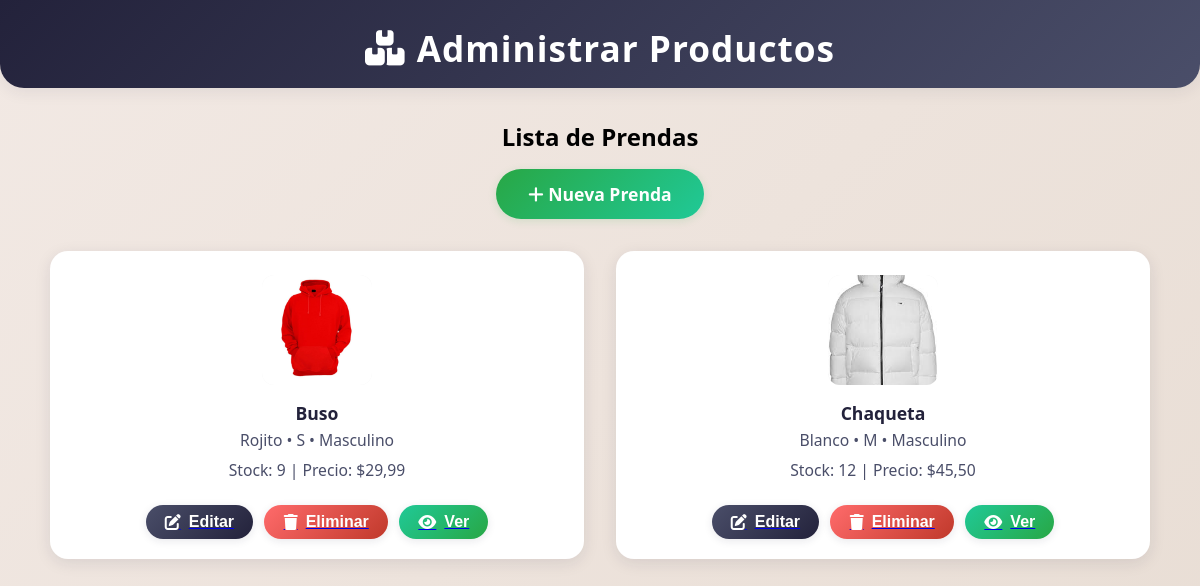
Before: /prendas/ (signed in) with the older database file.
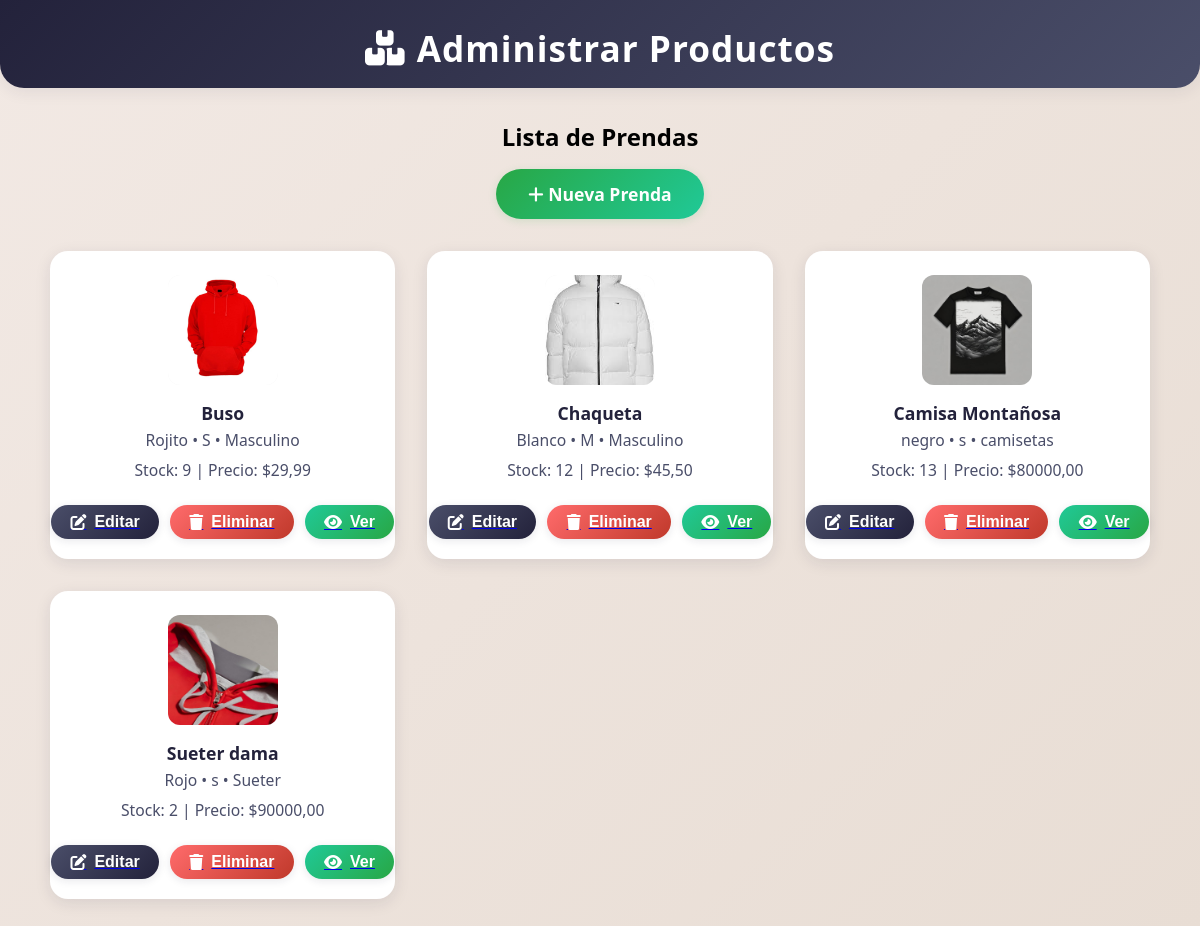
After: the same page with the newer database file.
### applications/prendas/models.py (models this page shows, shortened)
class Prenda(models.Model):
    nombre_prenda = models.CharField(max_length=100)
    color_prenda = models.CharField(max_length=50)
    talla_prenda = models.CharField(max_length=10)
    categoria_prenda = models.CharField(max_length=50)
    precio = models.DecimalField(max_digits=10, decimal_places=2, default=0.00)
    stock = models.PositiveIntegerField(default=0)  # Inventario disponible
    imagen = models.ImageField(upload_to='prendas/', blank=True, null=True)

### applications/prendas/views.py (the view)
# urls.py: path('', PrendaListView.as_view(), name='listar_prendas'),
class PrendaListView(AdminRequiredMixin, ListView):
    model = Prenda
    template_name = 'prendas/listar.html'
    context_object_name = 'prendas'
    paginate_by = 8  # Muestra 8 productos por página para admin
    ordering = ['id']

### templates/prendas/listar.html (shortened to what this page needs)
{% load static %}
<!doctype html>
<html lang="es">
  <head>
    <link
      rel="stylesheet"
      href="https://cdnjs.cloudflare.com/ajax/libs/font-awesome/6.4.0/css/all.min.css"
    />
    <link rel="stylesheet" href="/static/css/principal.css" />
  </head>
  <body>
    <div class="admin-header">
      <h1><i class="fa-solid fa-boxes-stacked"></i> Administrar Productos</h1>
    </div>
    <main>
      <div class="acciones-globales">
        <h2>Lista de Prendas</h2>
        <a href="{% url 'prendas:crear_prenda' %}" class="boton-nueva"
          ><i class="fa-solid fa-plus"></i> Nueva Prenda
        </a>
      </div>
      <div id="items-container" class="items-container">
        {% for prenda in prendas %}
        <div class="item">
          {% if prenda.imagen %}
          <img src="{{ prenda.imagen.url }}" alt="{{ prenda.nombre_prenda }}" />
          {% else %}
          <img src="{% static 'img/placeholder.png' %}" alt="Sin imagen" />
          {% endif %}
          <div class="item-nombre">{{ prenda.nombre_prenda }}</div>
          <div class="item-detalles">
            {{ prenda.color_prenda }} • {{ prenda.talla_prenda }} • {{ prenda.categoria_prenda }}
          </div>
          <div class="item-detalles">
            Stock: {{ prenda.stock }} | Precio: ${{ prenda.precio }}
          </div>
          <div class="actions">
            <a href="{% url 'prendas:editar_prenda' prenda.pk %}"
              ><button>
                <i class="fa-solid fa-pen-to-square"></i> Editar
              </button></a
            >
            <a href="{% url 'prendas:eliminar_prenda' prenda.pk %}"
              ><button
                style="
                  background: linear-gradient(135deg, #ff6b6b 0%, #c0392b 100%);
                "
              >
                <i class="fa-solid fa-trash"></i> Eliminar
              </button></a
            >
            <a href="{% url 'prendas:detalle_prenda' prenda.pk %}"
              ><button
                style="
                  background: linear-gradient(135deg, #20c997 0%, #28a745 100%);
                "
              >
                <i class="fa-solid fa-eye"></i> Ver
              </button></a
            >
          </div>
        </div>
        {% empty %}
        <p style="text-align: center">No hay prendas registradas.</p>
        {% endfor %}
      </div>
    </main>
  </body>
</html>

### static/css/principal.css (style rules this page uses)
* { margin: 0; padding: 0; box-sizing: border-box; }
body, html { font-family: Arial, sans-serif; height: 100%; }

### templates/prendas/listar.html (style rules this page uses)
body { background: linear-gradient(135deg, #f2e9e4 0%, #e8ddd4 100%); min-height: 100vh; font-family: "Segoe UI", Tahoma, Geneva, Verdana, sans-serif; }
.admin-header { background: linear-gradient(135deg, #23223b 0%, #4a4e69 100%); color: white; padding: 1.5rem 0 1rem 0; text-align: center; border-radius: 0 0 24px 24px; box-shadow: 0 4px 16px rgba(34, 34, 59, 0.08); margin-bottom: 2rem; }
.admin-header h1 { font-size: 2.2rem; font-weight: 700; margin: 0; letter-spacing: 1px; display: flex; align-items: center; justify-content: center; gap: 0.7rem; }
.acciones-globales { text-align: center; margin-bottom: 2rem; }
.boton-nueva { background: linear-gradient(135deg, #28a745 0%, #20c997 100%); color: white; border: none; border-radius: 25px; padding: 0.8rem 2rem; font-size: 1.1rem; font-weight: 600; text-decoration: none; margin-top: 1rem; display: inline-block; box-shadow: 0 2px 8px rgba(40, 167, 69, 0.15); transition: all 0.2s; }
.items-container { display: grid; grid-template-columns: repeat(auto-fit, minmax(270px, 1fr)); gap: 2rem; max-width: 1100px; margin: 0 auto 2rem auto; }
.item { background: #fff; border-radius: 18px; box-shadow: 0 4px 16px rgba(34, 34, 59, 0.1); padding: 1.5rem 1.2rem 1.2rem 1.2rem; display: flex; flex-direction: column; align-items: center; transition: box-shadow 0.2s; position: relative; }
.item img { width: 110px; height: 110px; object-fit: cover; border-radius: 12px; margin-bottom: 1rem; background: #f5f5f5; }
.item-nombre { font-weight: 700; font-size: 1.1rem; color: #23223b; margin-bottom: 0.3rem; text-align: center; }
.item-detalles { color: #4a4e69; font-size: 0.98rem; margin-bottom: 0.5rem; text-align: center; }
.actions { display: flex; gap: 0.7rem; margin-top: 1rem; justify-content: center; }
.actions button { background: linear-gradient(135deg, #4a4e69 0%, #23223b 100%); color: white; border: none; border-radius: 18px; padding: 0.5rem 1.2rem; font-size: 1rem; font-weight: 600; cursor: pointer; transition: all 0.2s; box-shadow: 0 2px 8px rgba(34, 34, 59, 0.1); display: flex; align-items: center; gap: 0.5rem; }

Changed rows visible on the page:
added Prenda: imagen (picture), nombre_prenda "Camisa Montañosa", color_prenda "negro", talla_prenda "s", categoria_prenda "camisetas", stock "13", precio "80000,00"
added Prenda: imagen (picture), nombre_prenda "Sueter dama", color_prenda "Rojo", talla_prenda "s", categoria_prenda "Sueter", stock "2", precio "90000,00"
